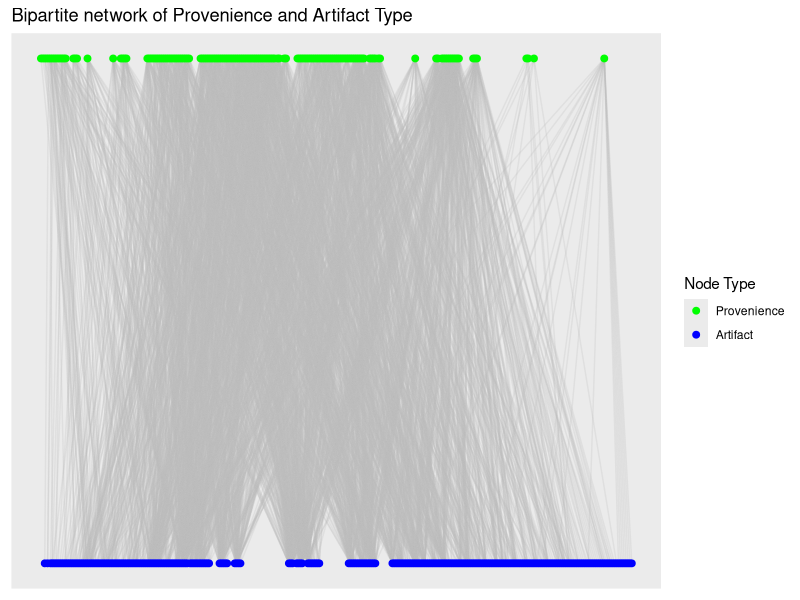
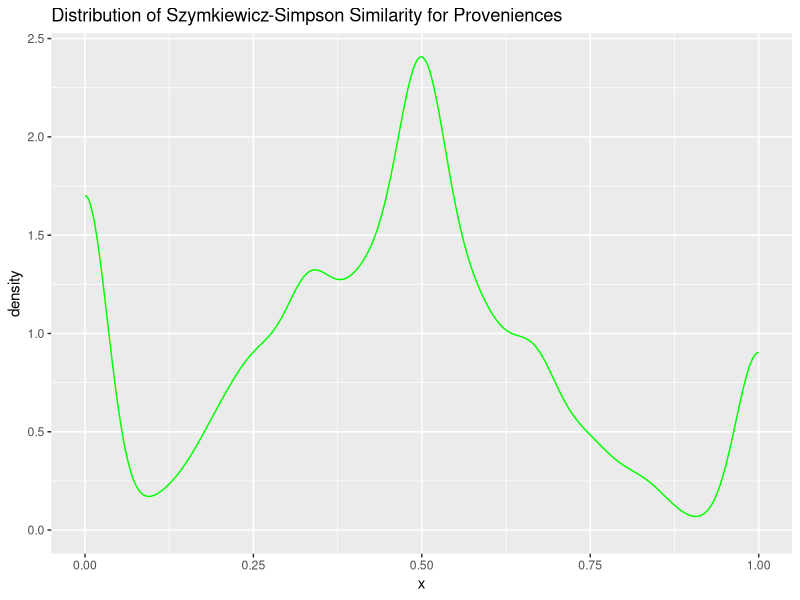
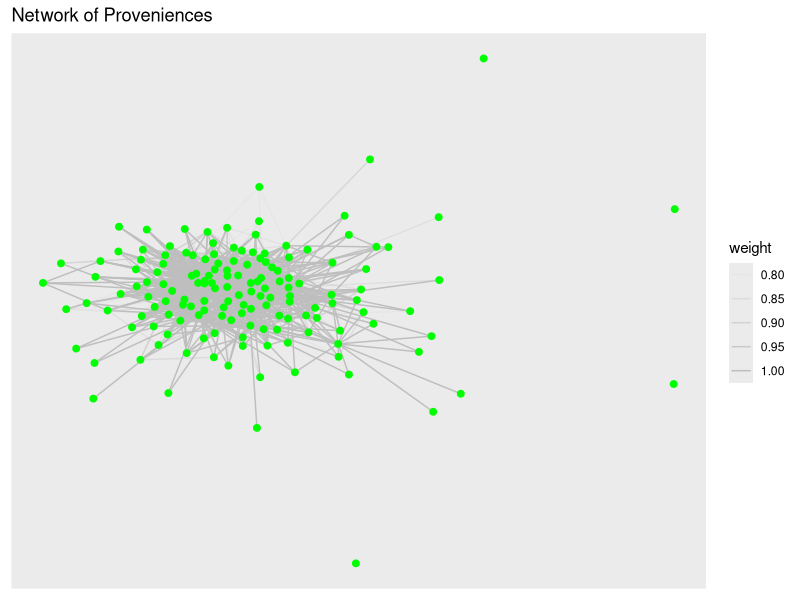
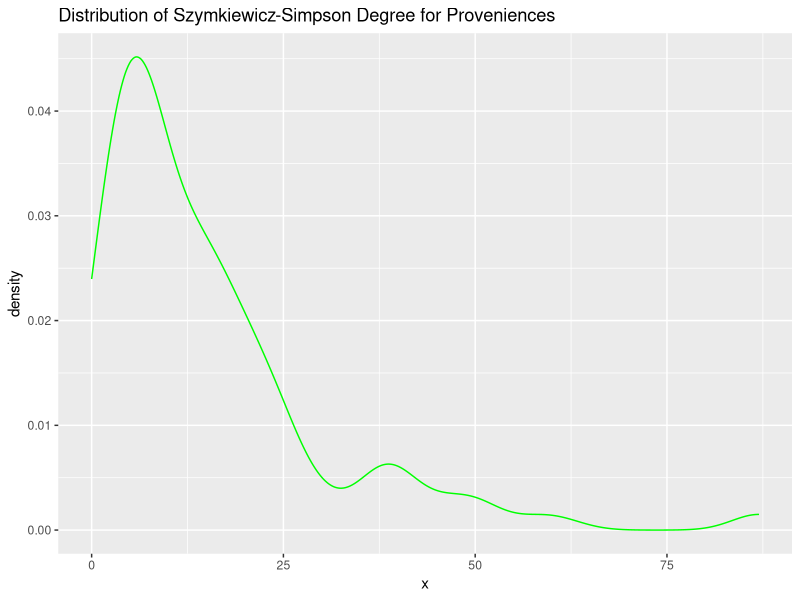
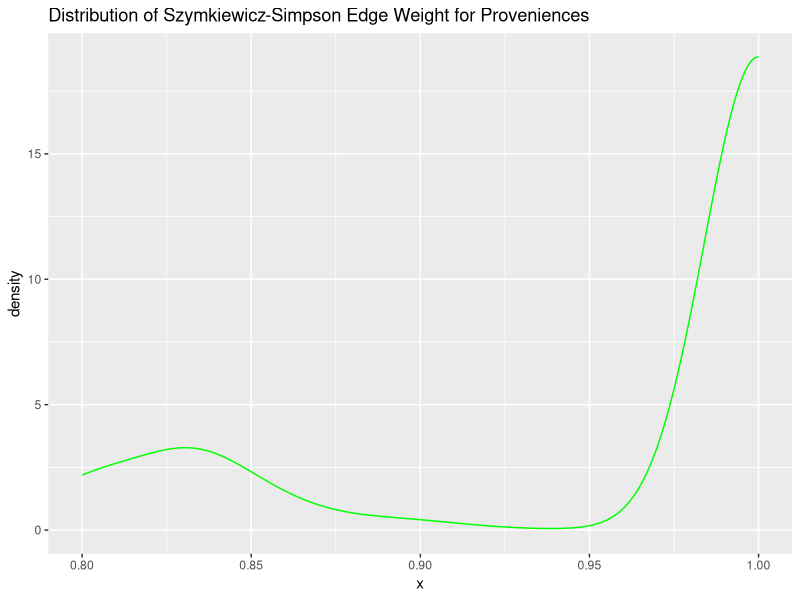
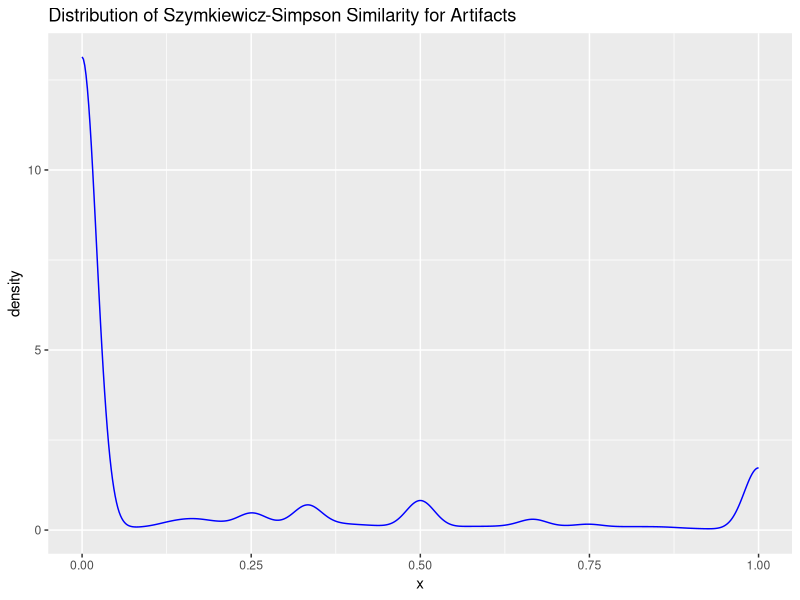
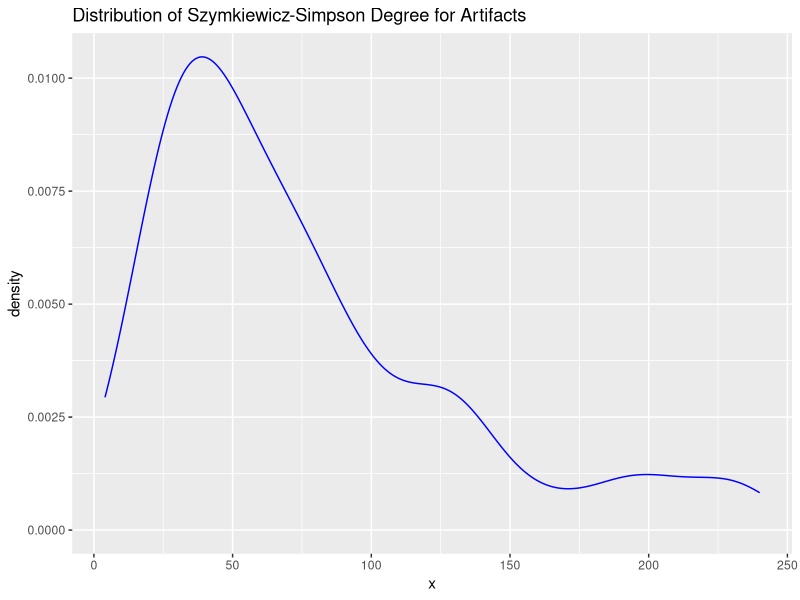
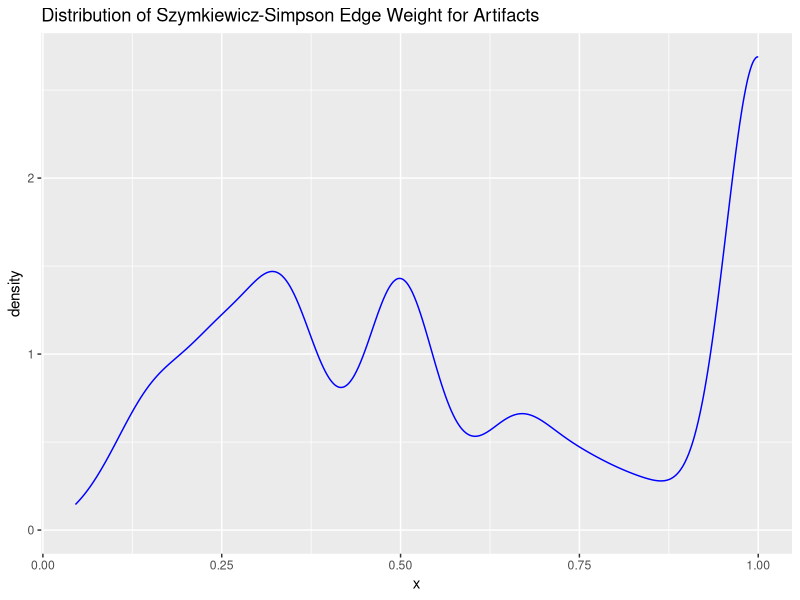

Reproduce these figures in R, in order. (Note: this script raises an error after producing the figures.)

require(tidyverse)
require(igraph)
require(ggraph)

# Import data from file ---------------------------------------------------

dat <- read_csv("Catalog_SiteA.csv",
                col_select = c(LEVEL_ID, CODE))

# Create un-weighted bipartite graph --------------------------------------

g_assemblages_bpg <-
  graph_from_data_frame(unique.data.frame(select(dat, LEVEL_ID, CODE)),
                        directed = FALSE)

V(g_assemblages_bpg)$type <-
  bipartite_mapping(g_assemblages_bpg)$type

g_assemblages_bpg_layout <-
  g_assemblages_bpg %>% layout_as_bipartite()

g_assemblages_bpg %>%
  ggraph(layout = g_assemblages_bpg_layout) +
  geom_edge_link(color = "gray", alpha = 0.25) +
  geom_node_point(aes(color = type), size = 2) +
  scale_color_manual(
    values = c("green", "blue"),
    name = "Node Type",
    breaks = c(FALSE, TRUE),
    labels = c("Provenience", "Artifact")
  ) +
  ggtitle("Bipartite network of Provenience and Artifact Type")


# Create incidence matrix from bipartite graph -----------------------------

g_assemblages_bpg_inc <- as_incidence_matrix(g_assemblages_bpg)

# Project one-mode graphs with igraph --------------------------------------

g_assemblages_proj <-
  bipartite_projection(g_assemblages_bpg, multiplicity = TRUE)

g_assemblages_proj_prov <- g_assemblages_proj$proj1

g_assemblages_proj_artifact <- g_assemblages_proj$proj2

# g_assemblages_proj_prov %>%
#   ggraph(layout = "fr") +
#   geom_edge_link(color = "gray", aes(alpha = weight)) +
#   geom_node_point(color = "green", size = 2) +
#   ggtitle("Network of Proveniences")
# 
# g_assemblages_proj_artifact %>%
#   ggraph(layout = "fr") +
#   geom_edge_link(color = "gray", aes(alpha = weight)) +
#   geom_node_point(color = "blue", size = 2) +
#   ggtitle("Network of Artifact Types")


# Project one-mode graphs, Szymkiewicz-Simpson -----------------------------

overlap_coef_bin <- function(x) {
  # Calculate the pairwise sums of non-zero matrix elements to find the number
  # of intersecting elements between each input column
  bin_intersect_mat <- t(x) %*% x
  
  # Calculate the input column sums to find the individual size of each set
  col_sum <- apply(x, 2, function(xx)
    sum(xx != 0))
  
  # Find the smaller of each pair of sets by taking the matrix outer minimum
  min_set_size_mat <- outer(col_sum, col_sum, FUN = pmin)
  
  # Szymkiewicz-Simpson overlap coefficient is the pairwise intersection of two
  # sets divided by the size of the smaller set
  res <- bin_intersect_mat / min_set_size_mat
  
  # Set diagonal to identity
  diag(res) <- 1L
  
  # Assign input column names to rows and columns of return matrix
  dimnames(res) <- list(colnames(x), colnames(x))
  
  return(res)
}


## Project provenience -----------------------------------------------------

prov_adj_ssoc <- overlap_coef_bin(t(g_assemblages_bpg_inc))

prov_ssoc_vals <-
  prov_adj_ssoc[lower.tri(prov_adj_ssoc, diag = FALSE)]

ggplot(data = data.frame(x = c(prov_ssoc_vals)), aes(x = x)) +
  geom_density(color = "green") +
  ggtitle("Distribution of Szymkiewicz-Simpson Similarity for Proveniences")

g_assemblages_proj_prov_oc <-
  graph_from_adjacency_matrix(ifelse(prov_adj_ssoc < 0.8, 0, prov_adj_ssoc),
                              mode = "undirected",
                              weighted = TRUE,
                              diag = FALSE)

g_assemblages_proj_prov_oc %>%
  ggraph(layout = "fr") +
  geom_edge_link(color = "gray", aes(alpha = weight)) +
  geom_node_point(color = "green", size = 2) +
  ggtitle("Network of Proveniences")

ggplot(data = data.frame(x = degree(g_assemblages_proj_prov_oc)), aes(x = x)) +
  geom_density(color = "green") +
  ggtitle("Distribution of Szymkiewicz-Simpson Degree for Proveniences")

ggplot(data = data.frame(x = E(g_assemblages_proj_prov_oc)$weight), aes(x = x)) +
  geom_density(color = "green") +
  ggtitle("Distribution of Szymkiewicz-Simpson Edge Weight for Proveniences")


## Project artifact types --------------------------------------------------

artifact_adj_ssoc <- overlap_coef_bin(g_assemblages_bpg_inc)

artifact_ssoc_vals <-
  artifact_adj_ssoc[lower.tri(artifact_adj_ssoc, diag = FALSE)]

ggplot(data = data.frame(x = c(artifact_ssoc_vals)), aes(x = x)) +
  geom_density(color = "blue") +
  ggtitle("Distribution of Szymkiewicz-Simpson Similarity for Artifacts")

g_assemblages_proj_artifact_oc <-
  graph_from_adjacency_matrix(
    artifact_adj_ssoc,
    mode = "undirected",
    weighted = TRUE,
    diag = FALSE
  )

# g_assemblages_proj_artifact_oc %>%
#   ggraph(layout = "kk") +
#   geom_edge_link(color = "gray", aes(alpha = weight)) +
#   geom_node_point(color = "blue", size = 2) +
#   ggtitle("Network of Artifacts")

ggplot(data = data.frame(x = degree(g_assemblages_proj_artifact_oc)), aes(x = x)) +
  geom_density(color = "blue") +
  ggtitle("Distribution of Szymkiewicz-Simpson Degree for Artifacts")

ggplot(data = data.frame(x = E(g_assemblages_proj_artifact_oc)$weight), aes(x = x)) +
  geom_density(color = "blue") +
  ggtitle("Distribution of Szymkiewicz-Simpson Edge Weight for Artifacts")


# Project one-mode graphs, Sorenson-Dice -----------------------------------

soren_dice_sim_bin <- function(x) {
  # Calculate the pairwise sums of non-zero matrix elements to find the number
  # of intersecting elements between each input column
  bin_intersect_mat <- t(x) %*% x
  
  # Calculate the input column sums, to find the individual size of each set
  col_sum <- apply(x, 2, function(xx)
    sum(xx != 0))
  
  # Calculate the matrix outer sums for pairwise sum of set sizes
  set_size_sum_mat <- outer(col_sum, col_sum, FUN = "+")
  
  # Sorenson-Dice index is twice the size of the intersection divided by the
  # sum of the size for each set
  res <- (2 * bin_intersect_mat) / set_size_sum_mat
  
  # Set diagonal to identity
  diag(res) <- 1L
  
  # Assign input column names to rows and columns of return matrix
  dimnames(res) <- list(colnames(x), colnames(x))
  return(res)
  
}

## Project provenience -----------------------------------------------------

prov_adj_sd <- soren_dice_sim_bin(t(g_assemblages_bpg_inc))

prov_sd_vals <-
  prov_adj_sd[lower.tri(prov_adj_sd, diag = FALSE)]

ggplot(data = data.frame(x = prov_sd_vals), aes(x = x)) +
  geom_density(color = "green") +
  ggtitle("Distribution of Sorenson-Dice Similarity for Provenience")

g_assemblages_proj_prov_sd <-
  graph_from_adjacency_matrix(prov_adj_sd,
                              mode = "undirected",
                              weighted = TRUE,
                              diag = FALSE)


# g_assemblages_proj_prov_sd <-
#   graph_from_adjacency_matrix(ifelse(prov_adj_sd < 0.439, 0, prov_adj_sd),
#                               mode = "undirected",
#                               weighted = TRUE,
#                               diag = FALSE)

g_assemblages_proj_prov_sd %>%
  ggraph(layout = "kk") +
  geom_edge_link(color = "gray", aes(alpha = weight)) +
  geom_node_point(color = "green", size = 2) +
  ggtitle("Network of Proveniences")

data.frame(x = degree(g_assemblages_proj_prov_sd)) %>% filter(x > 0) %>% 
  ggplot(aes(x = x)) +
  geom_histogram(color = "gray", fill = "green", bins = 20)

ggplot(data = data.frame(x = degree(g_assemblages_proj_prov_sd)), aes(x = x)) +
  geom_density(color = "green") +
  ggtitle("Distribution of Sorenson-Dice Degree for Proveniences")

ggplot(data = data.frame(x = E(g_assemblages_proj_prov_sd)$weight), aes(x = x)) +
  geom_density(color = "green") +
  ggtitle("Distribution of Sorenson-Dice Edge Weight for Proveniences")


## Project artifact types --------------------------------------------------

artifact_adj_sd <- soren_dice_sim_bin(g_assemblages_bpg_inc)

artifact_sd_vals <-
  artifact_adj_sd[lower.tri(artifact_adj_sd, diag = FALSE)]

ggplot(data = data.frame(x = artifact_sd_vals), aes(x = x)) +
  geom_density(color = "blue") +
  ggtitle("Distribution of Sorenson-Dice Similarity for Artifacts")

g_assemblages_proj_artifact_sd <-
  graph_from_adjacency_matrix(artifact_adj_sd,
                              mode = "undirected",
                              weighted = TRUE,
                              diag = FALSE)

# g_assemblages_artifact_prov_sd %>%
#   ggraph(layout = "kk") +
#   geom_edge_link(color = "gray", aes(alpha = weight)) +
#   geom_node_point(color = "green", size = 2) +
#   ggtitle("Network of Artifacts")

ggplot(data = data.frame(x = degree(g_assemblages_proj_artifact_sd)), aes(x = x)) +
  geom_density(color = "blue") +
  ggtitle("Distribution of Sorenson-Dice Degree for Artifacts")

data.frame(x = degree(g_assemblages_proj_artifact_sd)) %>% 
  ggplot(aes(x = x)) +
  geom_histogram(color = "gray", fill = "blue", bins = 20)


ggplot(data = data.frame(x = E(g_assemblages_proj_artifact_sd)$weight), aes(x = x)) +
  geom_density(color = "blue") +
  ggtitle("Distribution of Sorenson-Dice Edge Weight for Artifacts")


# Project one-mode graphs, Jaccard ----------------------------------------

jaccard_sim_bin <- function(x) {
  # Calculate the pairwise sums of non-zero matrix elements to find the number
  # of intersecting elements between each input column
  bin_intersect_mat <- t(x) %*% x
  
  # Calculate the input column sums to find the individual size of each set
  x_col_sum <- apply(x, 2, function(xx)
    sum(xx != 0))
  
  # Calculate the matrix outer sums for pairwise sum of set sizes
  set_size_sum_mat <- outer(x_col_sum, x_col_sum, FUN = "+")
  
  # Jaccard index is intersection of set sizes over the size of the union of
  # sets
  res <- bin_intersect_mat / (set_size_sum_mat - bin_intersect_mat)
  
  # Set diagonal to identity
  diag(res) <- 1L
  
  # Assign input column names to rows and columns of return matrix
  dimnames(res) <- list(colnames(x), colnames(x))
  
  return(res)
}

## Project provenience -----------------------------------------------------

prov_adj_jacc <- jaccard_sim_bin(t(g_assemblages_bpg_inc))

prov_jacc_vals <-
  prov_adj_jacc[lower.tri(prov_adj_jacc, diag = FALSE)]

ggplot(data = data.frame(x = prov_jacc_vals), aes(x = x)) +
  geom_density(color = "green") +
  ggtitle("Distribution of Jaccard Similarity for Provenience")

g_assemblages_proj_prov_jacc <-
  graph_from_adjacency_matrix(ifelse(prov_adj_jacc <0.281, 0, prov_adj_jacc),
                              mode = "undirected",
                              weighted = TRUE,
                              diag = FALSE)

g_assemblages_proj_prov_jacc %>%
  ggraph(layout = "kk") +
  geom_edge_link(color = "gray", aes(alpha = weight)) +
  geom_node_point(color = "green", size = 2) +
  ggtitle("Network of Proveniences")

ggplot(data = data.frame(x = degree(g_assemblages_proj_prov_jacc)), aes(x = x)) +
  geom_density(color = "green") +
  ggtitle("Distribution of Jaccard Degree for Proveniences")

ggplot(data = data.frame(x = E(g_assemblages_proj_prov_jacc)$weight), aes(x = x)) +
  geom_density(color = "green") +
  ggtitle("Distribution of Jaccard Edge Weight for Proveniences")


## Project artifact types --------------------------------------------------

artifact_adj_jacc <- jaccard_sim_bin(g_assemblages_bpg_inc)

artifact_jacc_vals <-
  artifact_adj_jacc[lower.tri(artifact_adj_jacc, diag = FALSE)]

ggplot(data = data.frame(x = artifact_jacc_vals), aes(x = x)) +
  geom_density(color = "blue") +
  ggtitle("Distribution of Jaccard Similarity for Artifacts")

g_assemblages_proj_artifact_jacc <-
  graph_from_adjacency_matrix(
    artifact_adj_jacc,
    mode = "undirected",
    weighted = TRUE,
    diag = FALSE
  )

# g_assemblages_proj_prov_jacc %>%
#   ggraph(layout = "kk") +
#   geom_edge_link(color = "gray", aes(alpha = weight)) +
#   geom_node_point(color = "blue", size = 2) +
#   ggtitle("Network of Artifacts")

ggplot(data = data.frame(x = degree(g_assemblages_proj_artifact_jacc)), aes(x = x)) +
  geom_density(color = "blue") +
  ggtitle("Distribution of Jaccard Degree for Artifacts")

ggplot(data = data.frame(x = E(g_assemblages_proj_artifact_jacc)$weight), aes(x = x)) +
  geom_density(color = "blue") +
  ggtitle("Distribution of Jaccard Edge Weight for Artifacts")

# TOM Adjacency -----------------------------------------------------------

tom_adjacency_matrix <- function(adj_mat) {
  l_mat <- adj_mat %*% t(adj_mat)
  
  k_row <- rowSums(adj_mat)
  k_col <- colSums(adj_mat)
  k_min <- outer(k_row, k_col, FUN = pmin)
  
  tom_adj <- (l_mat + adj_mat) / (k_min + 1 - adj_mat)
  
  diag(tom_adj) <- 1
  
  dimnames(tom_adj) <- list(colnames(adj_mat), colnames(adj_mat))
  
  return(tom_adj)
}

## Provenience overlap matrix ----------------------------------------------



## Artifact type overlap matrix --------------------------------------------


# Distribution of sample sizes ---------------------------------------------

require(gridExtra)

grid.arrange(
  ggplot(
    data = data.frame(x = rowSums(g_assemblages_bpg_inc)), 
    aes(x = x)) +
    geom_histogram(color = "gray", fill = "green", bins = 20) +
    ggtitle("Artifact Types per Provenience"),
  
  ggplot(
    data = data.frame(x = colSums(g_assemblages_bpg_inc)), 
    aes(x = x)) +
    geom_histogram(color = "gray", fill = "blue", bins = 20) +
    ggtitle("Occurence per Artifact Type"),
  
  ncol = 2
)



# Comparing similarity measures -------------------------------------------

prov_sims <-
  data.frame(ssoc = prov_ssoc_vals, 
             jacc = prov_jacc_vals, 
             sd = prov_sd_vals)

prov_sims %>% stack() %>%
  # filter(values > 0) %>% # View non-zero entries
  ggplot(aes(x = values)) +
  geom_density(color = "green",
               alpha = 0.4) +
  facet_grid(ind ~ ., scales = "free")

prov_sims %>% stack() %>%
  filter(values > 0) %>%
  ggplot(aes(x = ind, y = values, fill = ind)) +
  geom_violin()

artifact_sims <-
  data.frame(ssoc = artifact_ssoc_vals, 
             jacc = artifact_jacc_vals, 
             sd = artifact_sd_vals)

artifact_sims %>% stack() %>% 
  # filter(values > 0) %>% # View non-zero entries
  ggplot(aes(x = values)) +
  geom_density(color = "blue",
               alpha = 0.4) + 
  facet_grid(ind ~ ., scales = "free")

artifact_sims %>% stack() %>%
  # filter(values > 0) %>%
  ggplot(aes(x = ind, y = values, fill = ind)) +
  geom_violin()



# Thresholding ------------------------------------------------------------

signum 


sigmoid <- function(x) {
  1.0 / (1.0 + exp(-x))
}





# Distribution examples ---------------------------------------------------

powerlaw_pdf <- function(x, gamma = 1){
  density <- x^(-gamma)
  return(density)
}

ggplot(data.frame(x = c(1,251)), aes(x = x)) + 
  stat_function(fun = powerlaw_pdf, args = list(gamma = 1), aes(color = "1")) + 
  stat_function(fun = powerlaw_pdf, args = list(gamma = 2), aes(color = "2")) + 
  stat_function(fun = powerlaw_pdf, args = list(gamma = 3), aes(color = "3")) + 
  stat_function(fun = powerlaw_pdf, args = list(gamma = 4), aes(color = "4")) + 
  stat_function(fun = powerlaw_pdf, args = list(gamma = 5), aes(color = "5")) +
  scale_y_continuous(trans="log10") + 
  labs(color="Gamma value")+
  ylab("log P(x)")
